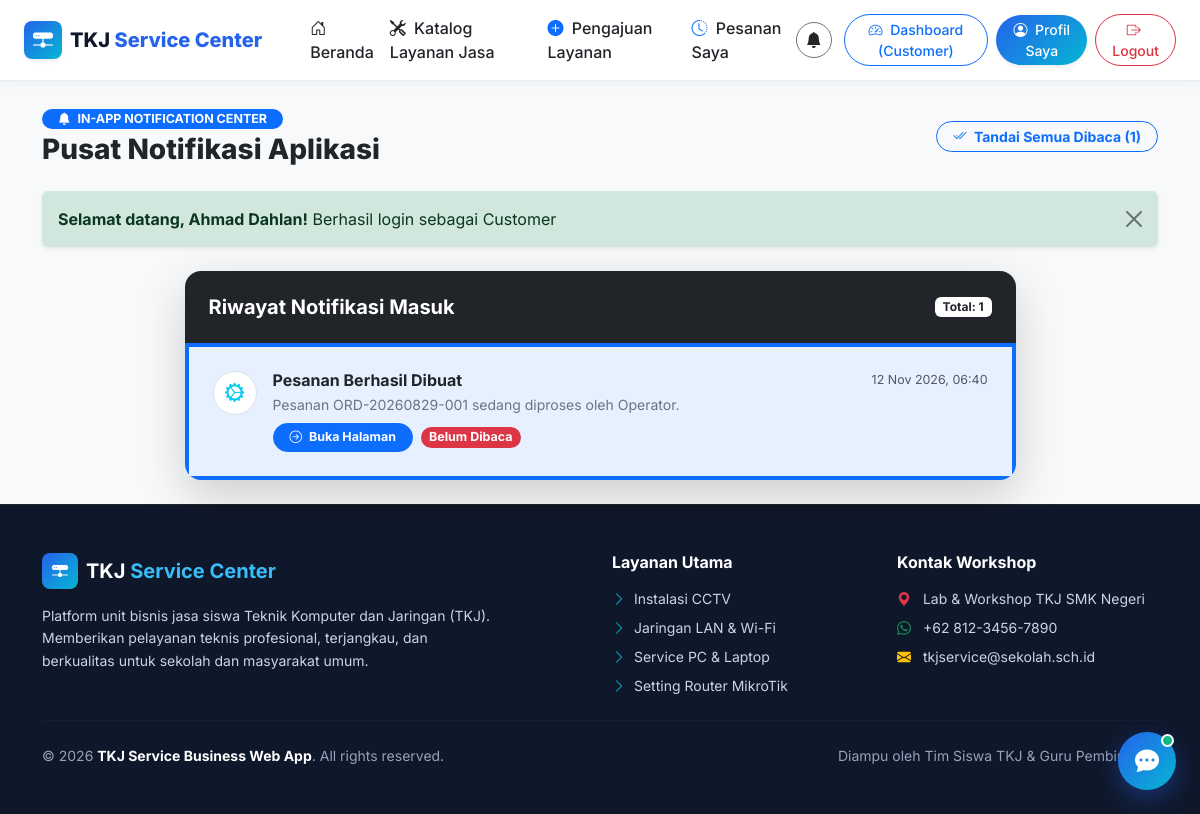
/index.php?url=notification (signed in), run on the app's committed database.
### tables this page shows
CREATE TABLE `notifications` (
    `id` INT AUTO_INCREMENT PRIMARY KEY,
    `user_id` INT NOT NULL,
    `title` VARCHAR(150) NOT NULL,
    `message` TEXT NOT NULL,
    `type` ENUM('order_status', 'assignment', 'payment', 'system') NOT NULL DEFAULT 'system',
    `is_read` TINYINT(1) NOT NULL DEFAULT 0,
    `link_url` VARCHAR(255) DEFAULT NULL,
    `created_at` TIMESTAMP DEFAULT CURRENT_TIMESTAMP,
    `updated_at` TIMESTAMP DEFAULT CURRENT_TIMESTAMP ON UPDATE CURRENT_TIMESTAMP,
    CONSTRAINT `fk_notifications_user` FOREIGN KEY (`user_id`) REFERENCES `users` (`id`) ON DELETE CASCADE ON UPDATE CASCADE,
    INDEX `idx_notifications_user_id` (`user_id`),
    INDEX `idx_notifications_is_read` (`is_read`),
    INDEX `idx_notifications_type` (`type`)
);

### app/controllers/NotificationController.php (called while the page is built, shortened)
<?php
class NotificationController extends Controller
{
    public function index()
    {
        $user = Auth::user();
        $notifModel = $this->model('NotificationModel');
        $notifications = $notifModel->getAllNotifications($user['id'], 50);
        $unreadCount   = $notifModel->getUnreadCount($user['id']);
        $data = [
            'title' => 'Pusat Notifikasi - TKJ Service Center',
            'active_menu' => 'notifications',
            'user' => $user,
            'notifications' => $notifications,
            'unread_count' => $unreadCount
        ];
        $this->view('notification/index', $data);
    }
}

### core/App.php (called while the page is built, shortened)
<?php
class App
{
    protected $method = 'index';
    protected $params = [];
    public function __construct()
    {
        $this->controller = new $this->controller;
        call_user_func_array([$this->controller, $this->method], $this->params);
    }
}

### index.php (called while the page is built, shortened)
<?php
require_once __DIR__ . '/core/Database.php';
require_once __DIR__ . '/core/Controller.php';
require_once __DIR__ . '/core/Flasher.php';
require_once __DIR__ . '/core/Auth.php';
require_once __DIR__ . '/core/App.php';
$app = new App();

### core/Database.php (called while the page is built, shortened)
<?php
class Database
{
    private $host = DB_HOST;
    private $user = DB_USER;
    private $pass = DB_PASS;
    private $dbname = DB_NAME;
    private $port = DB_PORT;
    private $dbh;
    private $stmt;
    public function __construct()
    {
        $dsn = 'mysql:host=' . $this->host . ';port=' . $this->port . ';dbname=' . $this->dbname . ';charset=' . DB_CHARSET;
        $options = [
            PDO::ATTR_PERSISTENT => true,
            PDO::ATTR_ERRMODE => PDO::ERRMODE_EXCEPTION,
            PDO::ATTR_DEFAULT_FETCH_MODE => PDO::FETCH_ASSOC
        ];
        try {
            $this->dbh = new PDO($dsn, $this->user, $this->pass, $options);
        } catch (PDOException $e) {
            $this->error = $e->getMessage();
        }
    }
    public function isConnected()
    {
        return $this->dbh !== null;
    }
    public function query($sql)
    {
        $this->stmt = $this->dbh->prepare($sql);
        return $this;
    }
    public function bind($param, $value, $type = null)
    {
        if (is_null($type)) {
            switch (true) {
                case is_int($value):
                    $type = PDO::PARAM_INT;
                    break;
            }
        }
        $this->stmt->bindValue($param, $value, $type);
        return $this;
    }
    public function execute()
    {
        try {
            return $this->stmt->execute();
        } catch (PDOException $e) {
            $this->error = $e->getMessage();
            return false;
        }
    }
    public function resultSet()
    {
        $this->execute();
        return $this->stmt ? $this->stmt->fetchAll() : [];
    }
}

### core/Auth.php (called while the page is built, shortened)
<?php
class Auth
{
    public static function check()
    {
        return isset($_SESSION['user_id']) && !empty($_SESSION['user_id']);
    }
    public static function user()
    {
        return [
            'id'        => $_SESSION['user_id'] ?? null,
            'name'      => $_SESSION['user_name'] ?? 'User',
            'username'  => $_SESSION['user_username'] ?? '',
            'email'     => $_SESSION['user_email'] ?? '',
            'role'      => $_SESSION['user_role'] ?? 'customer',
            'phone'     => $_SESSION['user_phone'] ?? ''
        ];
    }
}

### app/models/NotificationModel.php (called while the page is built, shortened)
<?php
class NotificationModel
{
    private $db;
    private $table = 'notifications';
    public function __construct()
    {
        $this->db = new Database();
    }
    public function getAllNotifications($userId, $limit = 30)
    {
        $sql = "SELECT * FROM " . $this->table . "
                WHERE user_id = :user_id
                ORDER BY id DESC LIMIT :lim";
        $this->db->query($sql);
        $this->db->bind(':user_id', $userId);
        $this->db->bind(':lim', $limit);
        $results = $this->db->resultSet();
        return $results ?: [];
    }
    public function getUnreadCount($userId)
    {
        $sql = "SELECT COUNT(id) as total FROM " . $this->table . "
                WHERE user_id = :user_id AND is_read = 0";
        $this->db->query($sql);
        $this->db->bind(':user_id', $userId);
        $row = $this->db->single();
        return intval($row['total'] ?? 0);
    }
}

### app/views/notification/index.php (the view, shortened to what this page needs)
<div class="container py-4 my-auto">
  <div class="d-flex align-items-center justify-content-between flex-wrap gap-2 mb-4">
    <div>
      <span class="badge bg-primary px-3 py-1 rounded-pill extra-small fw-bold text-uppercase mb-1">
        <i class="bi bi-bell-fill me-1"></i> In-App Notification Center
      </span>
      <h3 class="fw-extrabold text-dark mb-0">Pusat Notifikasi Aplikasi</h3>
    </div>
    <div class="d-flex align-items-center gap-2">
      <?php if ($unread_count > 0): ?>
        <button type="button" class="btn btn-outline-primary rounded-pill btn-sm px-3 fw-bold" id="btnMarkAllPage">
          <i class="bi bi-check2-all me-1"></i> Tandai Semua Dibaca (<?= $unread_count ?>)
        </button>
      <?php endif; ?>
    </div>
  </div>
  <div class="row justify-content-center">
    <div class="col-lg-10 col-xl-9">
      <div class="card border-0 shadow-lg rounded-4 overflow-hidden bg-white">
        <div class="card-header bg-dark text-white p-4 border-0 d-flex align-items-center justify-content-between">
          <h5 class="fw-bold mb-0 text-white">Riwayat Notifikasi Masuk</h5>
          <span class="badge bg-white text-dark font-weight-bold">Total: <?= count($notifications) ?></span>
        </div>
        <div class="card-body p-0">
          <?php if (!empty($notifications)): ?>
            <div class="list-group list-group-flush" id="notifListHistory">
              <?php foreach ($notifications as $n): ?>
                <?php
                  $isUnread = intval($n['is_read']) === 0;
                  $bgClass  = $isUnread ? 'bg-primary bg-opacity-10 border-start border-primary border-4' : 'bg-white';
                  $icon = 'bi-bell-fill text-primary';
                  if ($n['type'] === 'assignment') $icon = 'bi-person-badge-fill text-warning';
                  elseif ($n['type'] === 'payment') $icon = 'bi-wallet2 text-success';
                  elseif ($n['type'] === 'order_status') $icon = 'bi-gear-wide-connected text-info';
                ?>
                <div class="list-group-item p-4 <?= $bgClass ?> transition-all">
                  <div class="d-flex align-items-start gap-3">
                    <div class="bg-white rounded-circle p-2 shadow-xs border d-flex align-items-center justify-content-center flex-shrink-0" style="width: 44px; height: 44px; font-size: 1.2rem;">
                      <i class="bi <?= $icon ?>"></i>
                    </div>
                    <div class="flex-grow-1">
                      <div class="d-flex align-items-center justify-content-between gap-2 mb-1">
                        <h6 class="fw-bold text-dark mb-0"><?= htmlspecialchars($n['title']) ?></h6>
                        <span class="extra-small text-muted"><?= date('d M Y, H:i', strtotime($n['created_at'])) ?></span>
                      </div>
                      <p class="small text-secondary mb-2"><?= nl2br(htmlspecialchars($n['message'])) ?></p>
                      <div class="d-flex align-items-center gap-2">
                        <?php if (!empty($n['link_url'])): ?>
                          <a href="<?= BASE_URL ?>/<?= ltrim($n['link_url'], '/') ?>" class="btn btn-sm btn-primary rounded-pill px-3 fw-bold font-weight-medium text-white extra-small btn-notif-link" data-id="<?= $n['id'] ?>">
                            <i class="bi bi-arrow-right-circle me-1"></i> Buka Halaman
                          </a>
                        <?php endif; ?>
                        <?php if ($isUnread): ?>
                          <span class="badge bg-danger extra-small rounded-pill">Belum Dibaca</span>
                        <?php else: ?>
                          <span class="extra-small text-muted"><i class="bi bi-check-all text-success me-1"></i> Sudah dibaca</span>
                        <?php endif; ?>
                      </div>
                    </div>
                  </div>
                </div>
              <?php endforeach; ?>
            </div>
          <?php endif; ?>
        </div>
      </div>
    </div>
  </div>
</div>

### assets/css/style.css (style rules this page uses)
:root { --primary-color: #2563eb; --primary-dark: #1d4ed8; --primary-light: #60a5fa; --secondary-color: #06b6d4; --dark-navy: #0f172a; --text-main: #334155; --text-muted: #475569; --bg-main: #f8fafc; --success-color: #16a34a; --warning-color: #f59e0b; --danger-color: #ef4444; --font-family: 'Inter', system-ui, -apple-system, sans-serif; }
body { font-family: var(--font-family); background-color: var(--bg-main); color: var(--text-main); -webkit-font-smoothing: antialiased; }
.fw-extrabold { font-weight: 800; }
.extra-small { font-size: 0.78rem; }

### data on the page
notifications: title "Pesanan Berhasil Dibuat", created_at "12 Nov 2026, 06:40", message "Pesanan ORD-20260829-001 sedang diproses oleh Operator.", is_read "Belum Dibaca"

### other printed values
str_replace('_', ' ', $user['role']) "Customer"
$unread_count "1"
$flash['message'] "Selamat datang, Ahmad Dahlan!"
$flash['action'] "Berhasil login sebagai Customer"
count($notifications) "1"
